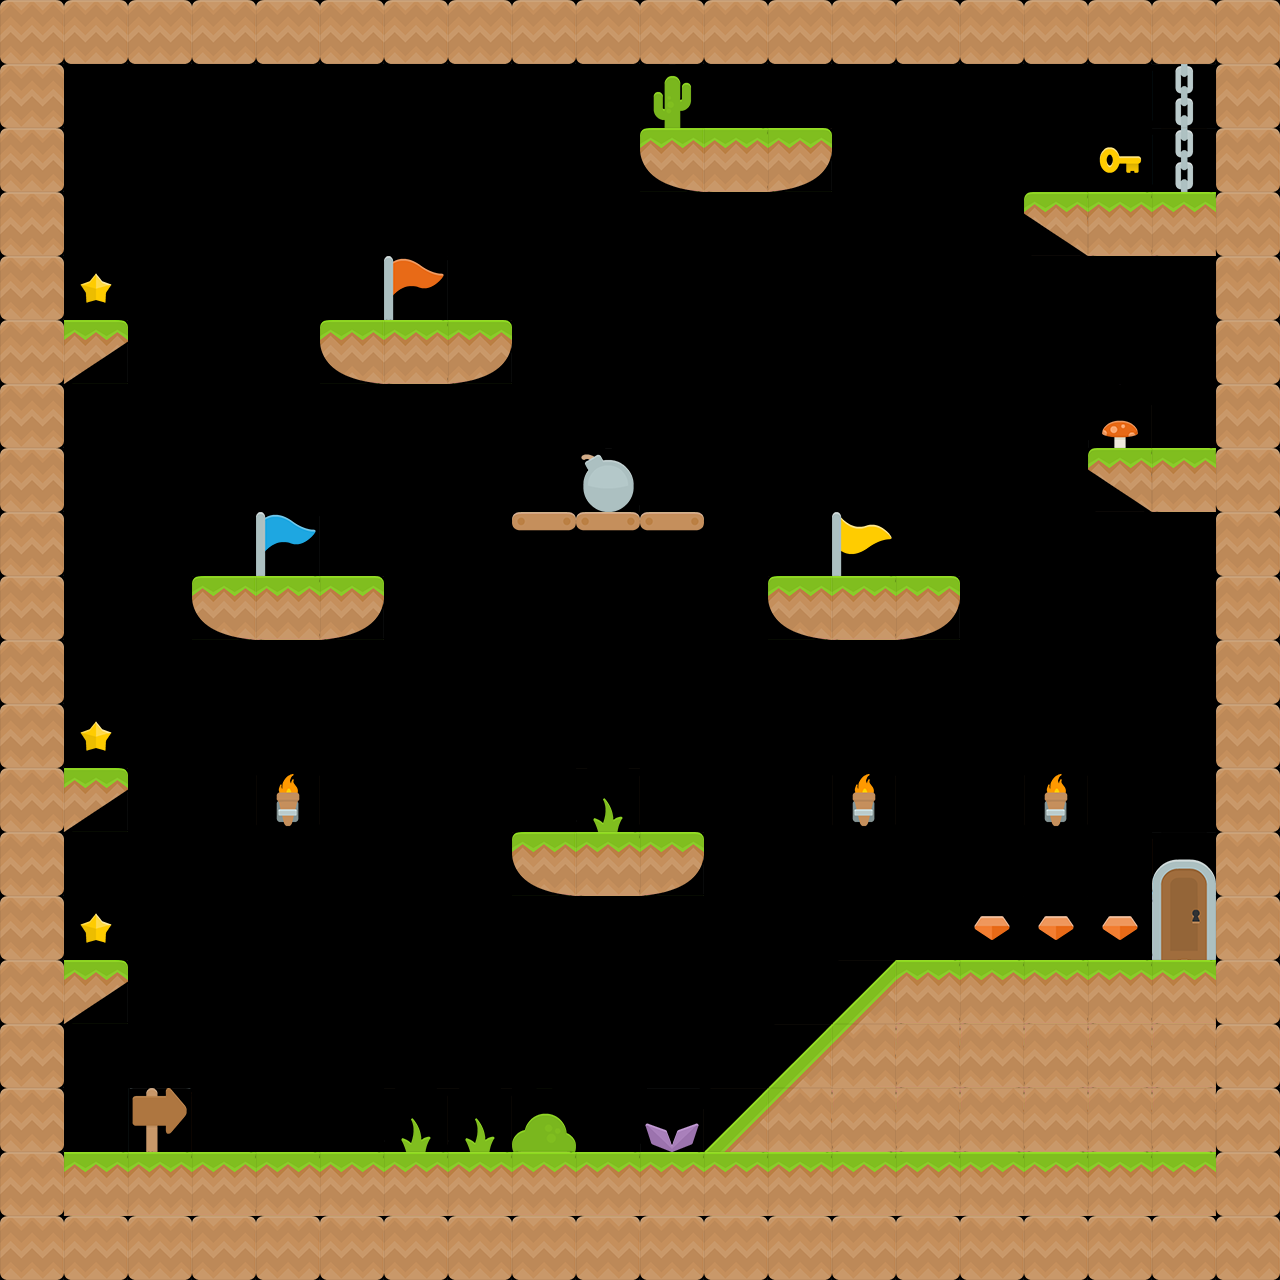

The image is a tile-based game level rendered from a .tmx file. Its description and source (layers, tilesets, objects; grid data summarised) follow:
An orthogonal 20x20 tile map with 64x64 px tiles, 3 tile layers (Tile Layer 1, Tile Layer 2, Tile Layer 3), 3 tilesets.

<map version="1.0" orientation="orthogonal" renderorder="right-down" width="20" height="20" tilewidth="64" tileheight="64" nextobjectid="1">
 <tileset firstgid="1" name="kenny_ground_64x64" tilewidth="64" tileheight="64">
  <image source="../tiles/kenny_ground_64x64.png" width="512" height="1024" />
 </tileset>
 <tileset firstgid="129" name="kenny_items_64x64" tilewidth="64" tileheight="64">
  <image source="../tiles/kenny_items_64x64.png" width="512" height="256" />
 </tileset>
 <tileset firstgid="161" name="kenny_platformer_64x64" tilewidth="64" tileheight="64">
  <image source="../tiles/kenny_platformer_64x64.png" width="320" height="1024" />
 </tileset>
 <layer name="Tile Layer 1" width="20" height="20">
  <data>[400 cells, 138 non-empty, 9 distinct tile ids]</data>
 </layer>
 <layer name="Tile Layer 2" width="20" height="20">
  <data>[400 cells, 10 non-empty, 6 distinct tile ids]</data>
 </layer>
 <layer name="Tile Layer 3" width="20" height="20">
  <data>[400 cells, 19 non-empty, 12 distinct tile ids]</data>
 </layer>
</map>
